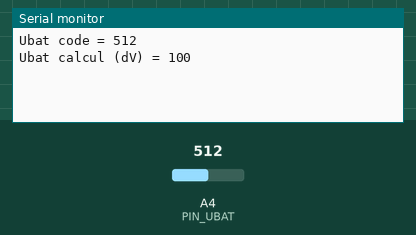
A sketch run on a simulated Arduino Mega 2560, built with avr-gcc and run on an emulated ATmega2560. Shown: the last lines printed to the serial monitor. Inputs (shaded band) come from the test bench; at power-on: A4 (PIN_UBAT) = 512.

Above: at 1.2 s.
1.3 s: A4 (PIN_UBAT) set to 716
At 2.6 s:
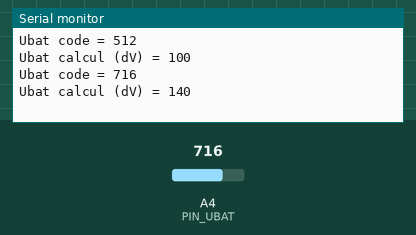
2.8 s: A4 (PIN_UBAT) set to 900
At 3.6 s:
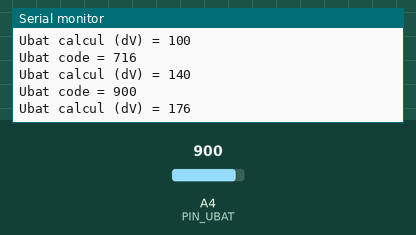
Timing chart, 0 to 5.8 s (numbered marks = the images above; inputs shaded):
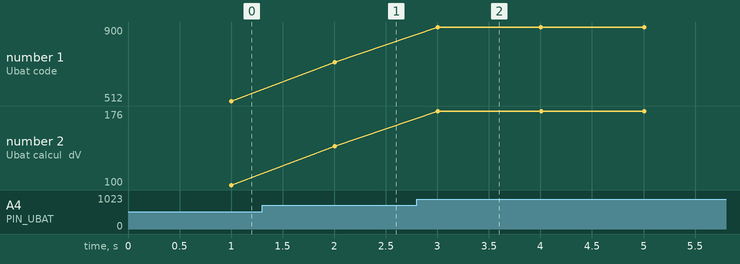

Measured:
- after the input at 1.3 s, the serial monitor: prints a new line after 0.70 s (image 1)
- after the input at 2.8 s, the serial monitor: prints a new line after 0.20 s (image 2)
- plotted number 1: 512 → 716 after the input at 1.3 s, 716 → 900 after the input at 2.8 s
- plotted number 2: 100 → 140 after the input at 1.3 s, 140 → 176 after the input at 2.8 s

The sketch:

test_mesureUbat.ino
```cpp
/*-------------------------------------------------------------------------------------------------
Programme : test_mesureUbat.ino     Version : 1.0           Version arduino : 1.6.12
Auteur : H. Dugast                  Date : 22-03-2017

Matériel utilisé : Arduino Mega 2560, carte interfaceCapteur
Connexions réalisées : carte interfaceCapteur connectée sur la Méga 2560

Fonctionnement du programme :
Mesure la tension batterie (Ubat), retourne la valeur de la tension batterie en dV (entier)
| Ubat (V) | Ubc (V) | code CAN théor | code CAN mesur | UbatCalcul (dV) |
|          |         |                |sans correctif  |                 |
|    10,0  |  2,50   |     512        |      510       |      100        |
|    12,0  |  3,00   |     614        |      611       |      120        |
|    14,0  |  3,50   |     717        |      712       |      140        |
------------------------------------------------------------------------------------------------ */

// ------------- paramètres base de temps ---------------------------------------------------------
const int DUREE_DEBUG_EN_MS = 1000;

const uint8_t PIN_UBAT = 4;           // entrée CAN mesure Ubat
const uint16_t CODE_CAN_UBAT_CORRECTIF = 5; // correctif code après mesure (plage test 9V - 15V)
uint16_t uBatCalcul;                   // tension batterie en dV (entier)
uint16_t codeCan;

// ------------------------------------------------------------------------------------------------
// PROGRAMME PRINCIPAL
// ------------------------------------------------------------------------------------------------
void setup()
{
   Serial.begin(115200);  //  debug
}

void loop()
{
   codeCan = analogRead(PIN_UBAT);  // convertir la tension batterie en code
   uBatCalcul = (codeCan + CODE_CAN_UBAT_CORRECTIF) * 25 / 128;
   debug();
}

//-------------------------------------------------------------------------------------------------
// DEBUG : appelle un programme pour afficher dans le terminal toutes les nb baseTemps
//-------------------------------------------------------------------------------------------------
void debug()
{
   static unsigned long start = millis();
   unsigned long millisNow;   // contient nb de millisecondes écoulées à cet instant

   millisNow = millis(); // mémorise l'instant présent pour laisser le temps à la réponse d'arriver
   if (millisNow - start > DUREE_DEBUG_EN_MS)
   {
      start = millisNow;

      Serial.print("Ubat code = ");
      Serial.println(codeCan);
      Serial.print("Ubat calcul (dV) = ");
      Serial.println(uBatCalcul);
      Serial.print("");

      //uBat.afficherVariableMembre();
   }
}

//-------------------------------------------------------------------------------------------------
// DEBUG IMMEDIAT : appelle un programme pour afficher dans le terminal toutes les nb baseTemps
//-------------------------------------------------------------------------------------------------
void debugImmediat()
{

}
```
